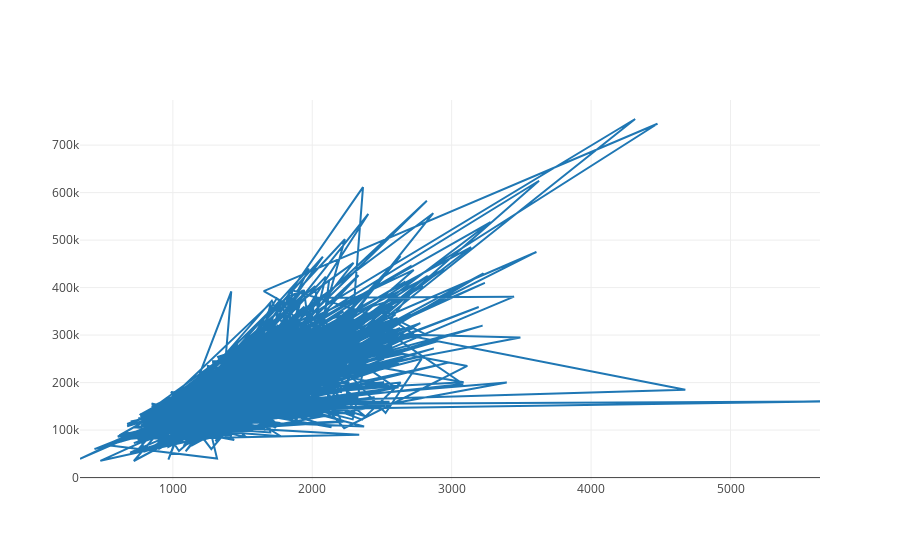

Here is the notebook cell this chart was saved with:
### Markdown cell above
## Overall Quality vs. Sale Price

### Code cell
x = train['GrLivArea']
y = train['SalePrice']
iplot([{'x': x, 'y' : y}])

### Figure 1 — Plotly figure (JSON) as saved in the notebook; plotly's stock layout.template omitted (floating-point values rounded to 4 significant figures; data arrays with more than 128 entries replaced by an {"elided": "..."} marker saying what was removed)
{"data": [{"type": "scatter", "uid": "865a0bc6-e4b9-4bd0-a4b8-b25fef594a47", "x": {"elided": "1460 int values"}, "y": {"elided": "1460 int values"}}], "layout": {}}
